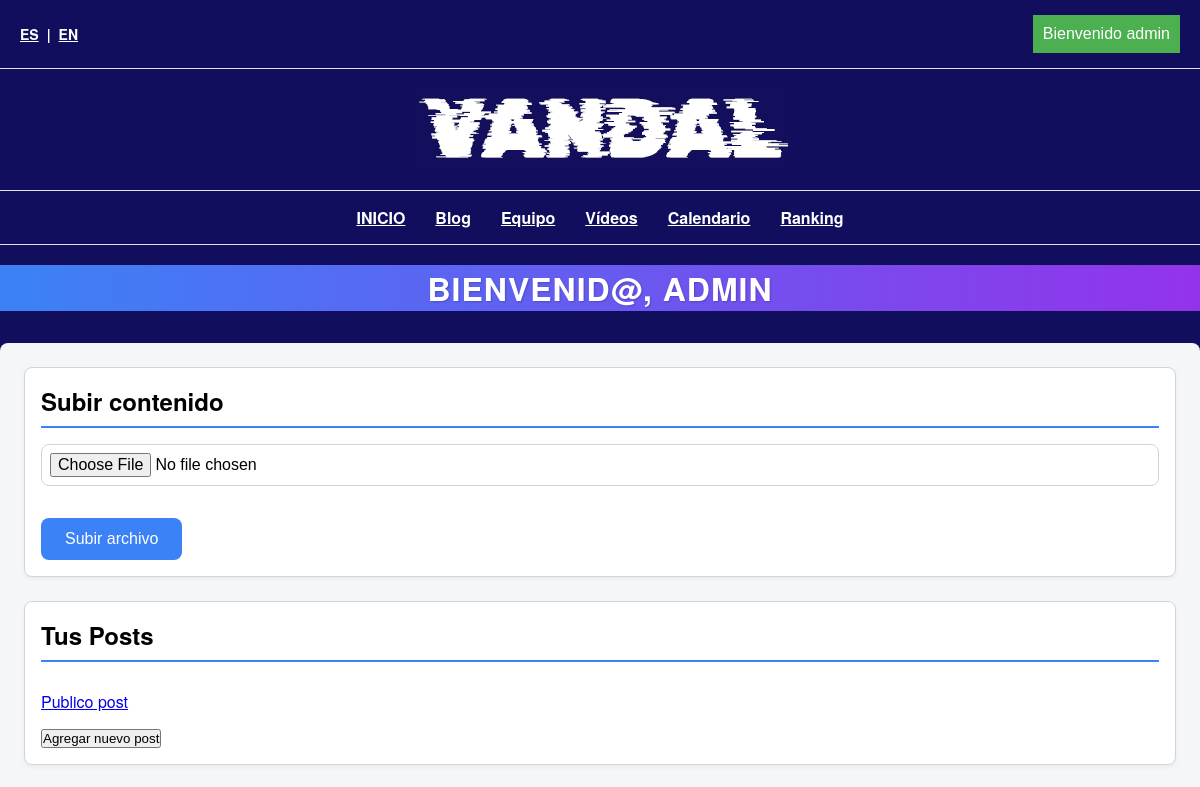
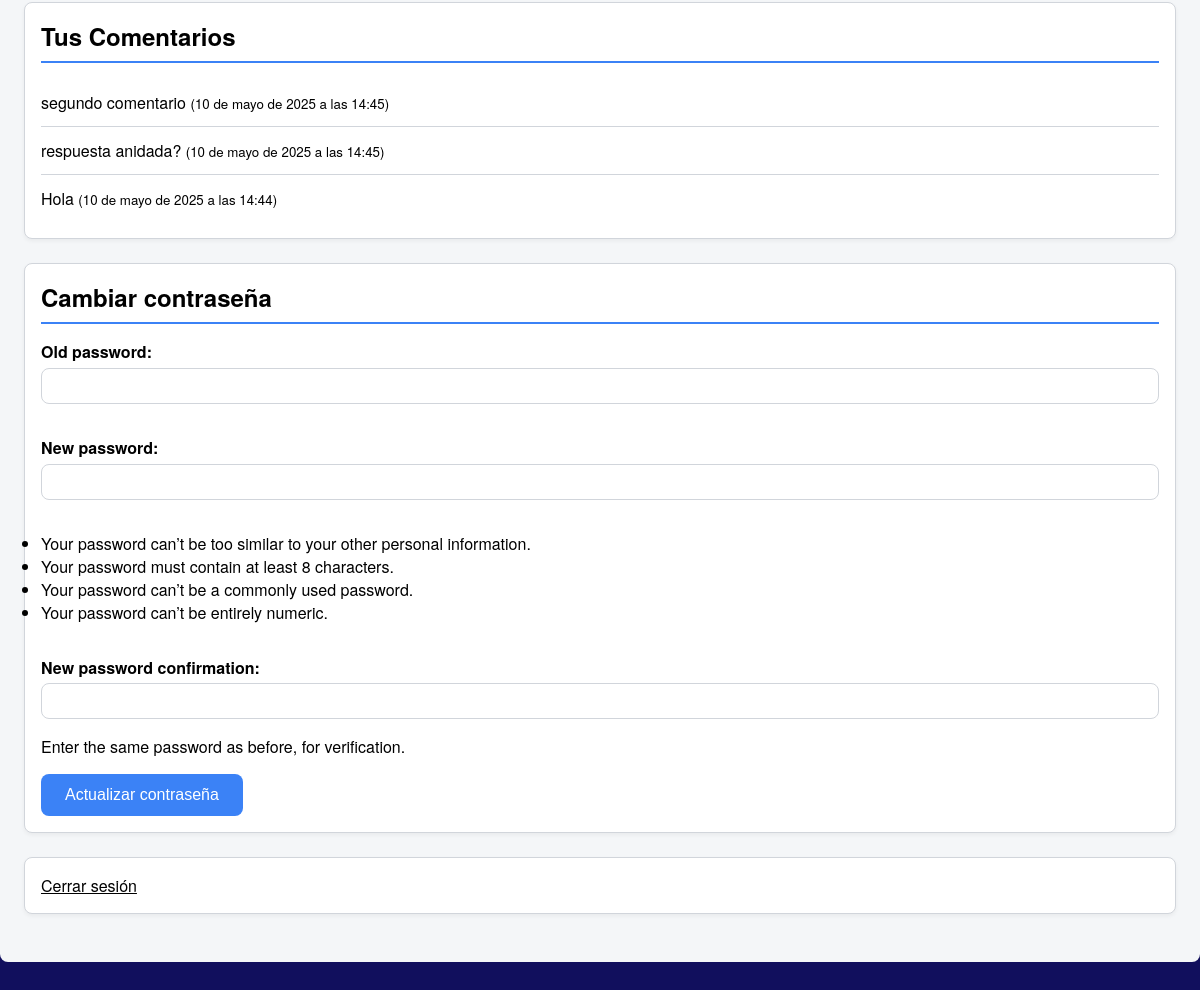
The app's page /es/dashboard/colaborador/ (signed in) with its own data (2 pictures, top to bottom).
### vandalproy/models.py (models this page shows, shortened)
class BlogPost(models.Model):
    title = models.CharField(max_length=200)
    title_en = models.CharField(max_length=200, blank=True, null=True)
    content = models.TextField()
    content_en = models.TextField(blank=True, null=True)
    author = models.ForeignKey(User, on_delete=models.CASCADE, default=1)
    image = models.ImageField(upload_to='blog/', null=True, blank=True)
    created_at = models.DateTimeField(auto_now_add=True)

class BlogComment(models.Model):
    post = models.ForeignKey(
        BlogPost,
        on_delete=models.CASCADE,
        related_name='comments',
        null=True, blank=True
    )
    user = models.ForeignKey(User, on_delete=models.CASCADE)
    content = models.TextField()
    created_at = models.DateTimeField(auto_now_add=True)
    parent = models.ForeignKey(
        'self',
        null=True,
        blank=True,
        on_delete=models.CASCADE,
        related_name='replies'
    )

### vandalproy/views.py (the view, shortened to what this page needs)
# urls.py: path('dashboard/<str:role>/', user_dashboard, name='dashboard_view'),
@login_required
def user_dashboard(request, role):
    pwd_form = PasswordChangeForm(user=request.user)
    comments = BlogComment.objects.filter(user=request.user).order_by('-created_at')
    context = {
        'comments': comments,
        'password_form': pwd_form,
    }
    if role in ['colaborador', 'redactor']:
        context['posts'] = BlogPost.objects.filter(author=request.user)
    templates = {
        'redactor':   'usuarios/dashboard_redactor.html',
        'colaborador':'usuarios/dashboard_colaborador.html',
        'suscriptor': 'usuarios/dashboard_suscriptor.html',
    }
    return render(request, templates[role], context)

### vandalproy/context_processors.py (called while the page is built)
def user_role(request):
    if request.user.is_authenticated:
        try:
            role = UserRole.objects.get(user=request.user).role
        except UserRole.DoesNotExist:
            role = None
    else:
        role = None
    return {'role': role}

### templates/usuarios/dashboard_colaborador.html (shortened to what this page needs)
{% load static %}
{% load i18n %}
{% get_current_language as LANGUAGE_CODE %}
<!DOCTYPE html>
<html lang="es">
    <head>
        <link rel="stylesheet" href="{% static 'css/styles.css' %}">
        <link rel="stylesheet" href="{% static 'css/dashboards.css' %}">
        <link rel="stylesheet" href="{% static 'css/login.css' %}">
    </head>
    <body>
        <nav class="navbar">
            <div class="language-switch">
                <a href="/es{{ request.get_full_path|slice:'3:' }}" class="lang-option">ES</a>
                <span>|</span>
                <a href="/en{{ request.get_full_path|slice:'3:' }}" class="lang-option">EN</a>
            </div>
            {% if user.is_authenticated %}
                <div class="login-dropdown">
                    <button class="dropdown-button">Bienvenido
                        {{ user.username }}</button>
                </div>
            {% endif %}
        </nav>
        <nav class="navbar">
            <div>
                <a href="/{{ LANGUAGE_CODE }}/">
                    <img
                        class="logo"
                        src="{% static 'images/Logos/vandal_logo.png' %}"
                        alt="Vandal Logo">
                </a>
            </div>
        </nav>
        <nav class="navbar">
            <ul>
                <li>
                    <a href="/{{ LANGUAGE_CODE }}/">{% trans "INICIO" %}</a>
                </li>
                <li>
                    <a href="/{{ LANGUAGE_CODE }}/blog/">{% trans "Blog" %}</a>
                </li>
                <li>
                    <a href="/{{ LANGUAGE_CODE }}/redactores">{% trans "Equipo" %}</a>
                </li>
                <li>
                    <a href="/{{ LANGUAGE_CODE }}/videos">{% trans "Vídeos" %}</a>
                </li>
                <li>
                    <a href="/{{ LANGUAGE_CODE }}/calendario">{% trans "Calendario" %}</a>
                </li>
                <li>
                    <a href="/{{ LANGUAGE_CODE }}/ranking">{% trans "Ranking" %}</a>
                </li>
            </ul>
        </nav>
        <body>
            <h1 class="dashboard-title">Bienvenid@,
                {{ user.username }}</h1>
            <div class="dashboard-container">
                <div class="dashboard-card">
                    <h2>Subir contenido</h2>
                    <form method="post" enctype="multipart/form-data" class="dashboard-form">
                        <input type="file" name="file" required>
                        <button type="submit" name="upload">Subir archivo</button>
                    </form>
                </div>
                <div class="dashboard-card">
                    <h2>Tus Posts</h2>
                    <ul class="dashboard-list">
                        {% for p in posts %}
                            <li>
                                <a href="{% url 'blog_post' p.id %}">{{ p.title }}</a>
                            </li>
                            {% empty %}
                            <li>No tienes posts.</li>
                        {% endfor %}
                    </ul>
                    <button
                        onclick="document.getElementById('nuevo-post-form').classList.toggle('hidden')"
                        class="btn btn-primary">
                        Agregar nuevo post
                    </button>
                </div>
                <div class="dashboard-card">
                    <h2>Tus Comentarios</h2>
                    <ul class="dashboard-list">
                        {% for c in comments %}
                            <li>
                                <div class="comment-item">
                                    <div class="content">{{ c.content }}
                                        <small>({{ c.created_at }})</small>
                                    </div>
                                </div>
                            </li>
                            {% empty %}
                            <li>No tienes comentarios.</li>
                        {% endfor %}
                    </ul>
                </div>
                <div class="dashboard-card">
                    <h2>Cambiar contraseña</h2>
                    <form method="post" class="dashboard-form">
                        {{ password_form.as_p }}
                        <button type="submit" name="password_submit">Actualizar contraseña</button>
                    </form>
                </div>
                <div class="dashboard-card">
                    <a href="{% url 'logout' %}" class="dashboard-form">Cerrar sesión</a>
                </div>
            </div>

### static/css/styles.css (style rules this page uses)
:root { --primary-color: #fff; --accent-color: red; --bg-light: #f9f9f9; --text-color: #ffffff; --font-sans: 'Helvetica Neue', Arial, sans-serif; }
* { margin: 0; padding: 0; box-sizing: border-box; }
body { font-family: var(--font-sans); color: var(--text-color); background: #110F5D; }
.language-switch { display: flex; gap: 8px; font-weight: bold; font-size: 14px; margin-right: auto; }
.lang-option { color: white; }
.login-dropdown { display: inline-block; }
.dropdown-button { background-color: #4CAF50; color: white; padding: 10px; font-size: 16px; border: none; }
nav.navbar { display: flex; justify-content: center; align-items: center; padding: 15px 20px; border-bottom: 1px solid #e2e2e2; }
nav.navbar ul { list-style: none; display: flex; gap: 20px; overflow: auto; }
nav.navbar ul li a { font-weight: bold; color: var(--primary-color); padding: 5px; }
.dashboard-form input, .dashboard-form textarea { width: 100%; margin-bottom: 1em; padding: 0.5em; border-radius: 5px; border: 1px solid #ccc; font-size: 1rem; }
.dashboard-form label { font-weight: bold; display: block; margin-bottom: 0.3em; color: black; }

### static/css/dashboards.css (style rules this page uses)
:root { --dash-bg: #f4f6f8; --dash-card-bg: #ffffff; --dash-border: #d1d5db; --dash-text: #000000; --dash-accent: #3b82f6; --dash-radius: 8px; --dash-padding: 16px; --dash-gap: 24px; }
.dashboard-title { font-size: 2rem; color: white; margin-bottom: 1rem; text-align: center; font-weight: bold; text-transform: uppercase; letter-spacing: 1px; text-shadow: 1px 1px 2px rgba(0, 0, 0, 0.2); background: linear-gradient(90deg, #3b82f6, #9333ea); margin-top: 20px; }
.dashboard-container { max-width: 1200px; margin: 2rem auto; padding: var(--dash-gap); background-color: var(--dash-bg); border-radius: var(--dash-radius); }
.dashboard-card { background-color: var(--dash-card-bg); border: 1px solid var(--dash-border); border-radius: var(--dash-radius); padding: var(--dash-padding); margin-bottom: var(--dash-gap); box-shadow: 0 2px 4px rgba(0, 0, 0, 0.05); }
.dashboard-card h2 { font-size: 1.5rem; color: var(--dash-text); margin-bottom: 1rem; border-bottom: 2px solid var(--dash-accent); padding-bottom: 0.5rem; }
.dashboard-list { list-style: none; margin: 0; padding: 0; }
.dashboard-list li { padding: 0.75rem 0; border-bottom: 1px solid var(--dash-border); color: var(--dash-text); }
.dashboard-list li:last-child { border-bottom: none; }
.dashboard-form { display: flex; flex-direction: column; gap: 1rem; color: var(--dash-text); }
.dashboard-form input[type="file"], .dashboard-form input[type="text"], .dashboard-form input[type="password"], .dashboard-form textarea { padding: 0.5rem; border: 1px solid var(--dash-border); border-radius: var(--dash-radius); font-size: 1rem; color: var(--dash-text); background-color: #fff; }
.dashboard-form button { align-self: flex-start; background-color: var(--dash-accent); color: #fff; padding: 0.75rem 1.5rem; border: none; border-radius: var(--dash-radius); cursor: pointer; font-size: 1rem; }
.comment-item { display: flex; justify-content: space-between; align-items: center; }
.comment-item .content { flex: 1; color: var(--dash-text); }

### records on screen
BlogPost: title "Publico post"
BlogComment: content "segundo comentario", created_at "10 de mayo de 2025 a las 14:45"
BlogComment: content "respuesta anidada?", created_at "10 de mayo de 2025 a las 14:45"
BlogComment: content "Hola", created_at "10 de mayo de 2025 a las 14:44"

### other values on screen
{{ user.username }} "admin"
{{ user.username }} "ADMIN"
